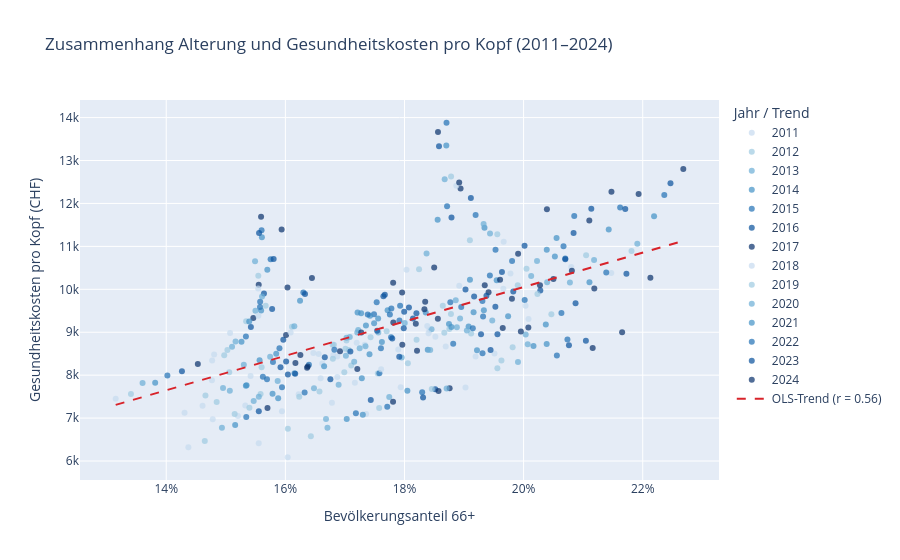

Notebook cell for this chart:
### Code cell
# OLS-Trendlinie über alle Kanton-Jahres-Beobachtungen
_x = analysis_panel['population_share_66_plus'].values
_y = analysis_panel['cost_per_capita'].values
_mask = ~np.isnan(_x) & ~np.isnan(_y)
_coeffs = np.polyfit(_x[_mask], _y[_mask], 1)
_x_line = np.linspace(_x[_mask].min(), _x[_mask].max(), 200)
_y_line = np.polyval(_coeffs, _x_line)

_r = np.corrcoef(_x[_mask], _y[_mask])[0, 1]

_panel_plot = analysis_panel.copy()
_panel_plot['Jahr'] = _panel_plot['year'].astype(str)

fig = px.scatter(
    _panel_plot,
    x='population_share_66_plus',
    y='cost_per_capita',
    color='Jahr',
    hover_name='canton_label',
    hover_data={'Jahr': True, 'population_share_66_plus': ':.3f', 'cost_per_capita': ':,.0f'},
    color_discrete_sequence=px.colors.sequential.Blues[2:],
    category_orders={'Jahr': [str(y) for y in sorted(analysis_panel['year'].unique())]},
    title=f'Zusammenhang Alterung und Gesundheitskosten pro Kopf ({baseline_year}–{latest_year})',
    labels={
        'population_share_66_plus': 'Bevölkerungsanteil 66+',
        'cost_per_capita': 'Gesundheitskosten pro Kopf (CHF)',
    },
    opacity=0.7,
)

fig.add_trace(
    go.Scatter(
        x=_x_line,
        y=_y_line,
        mode='lines',
        name=f'OLS-Trend (r = {_r:.2f})',
        line=dict(color='#d8232a', width=2, dash='dash'),
        showlegend=True,
    )
)

fig.update_layout(
    xaxis_tickformat='.0%',
    legend=dict(title='Jahr / Trend'),
)
fig.show()

### Figure 1 — Plotly figure (JSON) as saved in the notebook; plotly's stock layout.template omitted (floating-point values rounded to 4 significant figures; data arrays with more than 128 entries replaced by an {"elided": "..."} marker saying what was removed)
{"data": [{"customdata": [["2011"], ["2011"], ["2011"], ["2011"], ["2011"], ["2011"], ["2011"], ["2011"], ["2011"], ["2011"], ["2011"], ["2011"], ["2011"], ["2011"], ["2011"], ["2011"], ["2011"], ["2011"], ["2011"], ["2011"], ["2011"], ["2011"], ["2011"], ["2011"], ["2011"], ["2011"]], "hovertemplate": "<b>%{hovertext}</b><br><br>Jahr=%{customdata[0]}<br>Bevölkerungsanteil 66+=%{x:.3f}<br>Gesundheitskosten pro Kopf (CHF)=%{y:,.0f}<extra></extra>", "hovertext": ["Aargau", "Appenzell Innerrhoden", "Appenzell Ausserrhoden", "Bern", "Basel-Landschaft", "Basel-Stadt", "Fribourg", "Genève", "Glarus", "Graubünden", "Jura", "Luzern", "Neuchâtel", "Nidwalden", "Obwalden", "St. Gallen", "Schaffhausen", "Solothurn", "Schwyz", "Thurgau", "Ticino", "Uri", "Vaud", "Valais", "Zug", "Zürich"], "legendgroup": "2011", "marker": {"color": "rgb(198,219,239)", "opacity": 0.7, "symbol": "circle"}, "mode": "markers", "name": "2011", "orientation": "v", "showlegend": true, "type": "scatter", "x": [0.1477, 0.1604, 0.1678, 0.179, 0.1869, 0.1967, 0.1315, 0.1507, 0.168, 0.1717, 0.1733, 0.152, 0.1687, 0.1555, 0.1478, 0.1533, 0.1842, 0.1687, 0.1431, 0.1461, 0.1951, 0.1736, 0.1477, 0.1623, 0.1437, 0.1542], "xaxis": "x", "y": [7881.0, 6088.0, 7358.0, 8597.0, 8665.0, 11110.0, 7454.0, 8980.0, 8468.0, 7823.0, 8708.0, 7049.0, 8435.0, 6413.0, 6972.0, 7291.0, 9051.0, 7958.0, 7127.0, 7290.0, 8504.0, 7097.0, 8341.0, 7554.0, 6321.0, 7982.0], "yaxis": "y"}, {"customdata": [["2012"], ["2012"], ["2012"], ["2012"], ["2012"], ["2012"], ["2012"], ["2012"], ["2012"], ["2012"], ["2012"], ["2012"], ["2012"], ["2012"], ["2012"], ["2012"], ["2012"], ["2012"], ["2012"], ["2012"], ["2012"], ["2012"], ["2012"], ["2012"], ["2012"], ["2012"]], "hovertemplate": "<b>%{hovertext}</b><br><br>Jahr=%{customdata[0]}<br>Bevölkerungsanteil 66+=%{x:.3f}<br>Gesundheitskosten pro Kopf (CHF)=%{y:,.0f}<extra></extra>", "hovertext": ["Aargau", "Appenzell Innerrhoden", "Appenzell Ausserrhoden", "Bern", "Basel-Landschaft", "Basel-Stadt", "Fribourg", "Genève", "Glarus", "Graubünden", "Jura", "Luzern", "Neuchâtel", "Nidwalden", "Obwalden", "St. Gallen", "Schaffhausen", "Solothurn", "Schwyz", "Thurgau", "Ticino", "Uri", "Vaud", "Valais", "Zug", "Zürich"], "legendgroup": "2012", "marker": {"color": "rgb(158,202,225)", "opacity": 0.7, "symbol": "circle"}, "mode": "markers", "name": "2012", "orientation": "v", "showlegend": true, "type": "scatter", "x": [0.1506, 0.1643, 0.1699, 0.182, 0.1912, 0.1956, 0.1341, 0.1534, 0.1703, 0.1755, 0.177, 0.154, 0.1706, 0.1604, 0.1515, 0.1558, 0.1867, 0.1711, 0.1466, 0.1485, 0.1982, 0.1757, 0.1497, 0.1657, 0.1465, 0.156], "xaxis": "x", "y": [8068.0, 6576.0, 8067.0, 8826.0, 8973.0, 11280.0, 7559.0, 9255.0, 8807.0, 8036.0, 9021.0, 7239.0, 8589.0, 6754.0, 7095.0, 7562.0, 8991.0, 8226.0, 7528.0, 7376.0, 8652.0, 7237.0, 8467.0, 7621.0, 6466.0, 8186.0], "yaxis": "y"}, {"customdata": [["2013"], ["2013"], ["2013"], ["2013"], ["2013"], ["2013"], ["2013"], ["2013"], ["2013"], ["2013"], ["2013"], ["2013"], ["2013"], ["2013"], ["2013"], ["2013"], ["2013"], ["2013"], ["2013"], ["2013"], ["2013"], ["2013"], ["2013"], ["2013"], ["2013"], ["2013"]], "hovertemplate": "<b>%{hovertext}</b><br><br>Jahr=%{customdata[0]}<br>Bevölkerungsanteil 66+=%{x:.3f}<br>Gesundheitskosten pro Kopf (CHF)=%{y:,.0f}<extra></extra>", "hovertext": ["Aargau", "Appenzell Innerrhoden", "Appenzell Ausserrhoden", "Bern", "Basel-Landschaft", "Basel-Stadt", "Fribourg", "Genève", "Glarus", "Graubünden", "Jura", "Luzern", "Neuchâtel", "Nidwalden", "Obwalden", "St. Gallen", "Schaffhausen", "Solothurn", "Schwyz", "Thurgau", "Ticino", "Uri", "Vaud", "Valais", "Zug", "Zürich"], "legendgroup": "2013", "marker": {"color": "rgb(107,174,214)", "opacity": 0.7, "symbol": "circle"}, "mode": "markers", "name": "2013", "orientation": "v", "showlegend": true, "type": "scatter", "x": [0.153, 0.1671, 0.1716, 0.1845, 0.1947, 0.1944, 0.136, 0.155, 0.1722, 0.1795, 0.18, 0.1555, 0.1721, 0.1668, 0.1547, 0.1587, 0.1888, 0.1735, 0.1495, 0.1507, 0.2003, 0.1774, 0.151, 0.1689, 0.1494, 0.1574], "xaxis": "x", "y": [8245.0, 6775.0, 8312.0, 9071.0, 9271.0, 11300.0, 7815.0, 9499.0, 9054.0, 8410.0, 9218.0, 7500.0, 8997.0, 6977.0, 7398.0, 7866.0, 9118.0, 8675.0, 7703.0, 7635.0, 8949.0, 7491.0, 8662.0, 7777.0, 6777.0, 8428.0], "yaxis": "y"}, {"customdata": [["2014"], ["2014"], ["2014"], ["2014"], ["2014"], ["2014"], ["2014"], ["2014"], ["2014"], ["2014"], ["2014"], ["2014"], ["2014"], ["2014"], ["2014"], ["2014"], ["2014"], ["2014"], ["2014"], ["2014"], ["2014"], ["2014"], ["2014"], ["2014"], ["2014"], ["2014"]], "hovertemplate": "<b>%{hovertext}</b><br><br>Jahr=%{customdata[0]}<br>Bevölkerungsanteil 66+=%{x:.3f}<br>Gesundheitskosten pro Kopf (CHF)=%{y:,.0f}<extra></extra>", "hovertext": ["Aargau", "Appenzell Innerrhoden", "Appenzell Ausserrhoden", "Bern", "Basel-Landschaft", "Basel-Stadt", "Fribourg", "Genève", "Glarus", "Graubünden", "Jura", "Luzern", "Neuchâtel", "Nidwalden", "Obwalden", "St. Gallen", "Schaffhausen", "Solothurn", "Schwyz", "Thurgau", "Ticino", "Uri", "Vaud", "Valais", "Zug", "Zürich"], "legendgroup": "2014", "marker": {"color": "rgb(66,146,198)", "opacity": 0.7, "symbol": "circle"}, "mode": "markers", "name": "2014", "orientation": "v", "showlegend": true, "type": "scatter", "x": [0.1557, 0.1703, 0.1741, 0.1875, 0.1974, 0.1934, 0.1381, 0.1559, 0.1756, 0.1839, 0.1836, 0.1578, 0.1735, 0.173, 0.1588, 0.1615, 0.1908, 0.1762, 0.1535, 0.1534, 0.2037, 0.1805, 0.1526, 0.1728, 0.1516, 0.1585], "xaxis": "x", "y": [8346.0, 6980.0, 8490.0, 9191.0, 9370.0, 11440.0, 7822.0, 9509.0, 9319.0, 8594.0, 9460.0, 7569.0, 9158.0, 7078.0, 7464.0, 8043.0, 9131.0, 8771.0, 7763.0, 7751.0, 9182.0, 7639.0, 8777.0, 7928.0, 6842.0, 8496.0], "yaxis": "y"}, {"customdata": [["2015"], ["2015"], ["2015"], ["2015"], ["2015"], ["2015"], ["2015"], ["2015"], ["2015"], ["2015"], ["2015"], ["2015"], ["2015"], ["2015"], ["2015"], ["2015"], ["2015"], ["2015"], ["2015"], ["2015"], ["2015"], ["2015"], ["2015"], ["2015"], ["2015"], ["2015"]], "hovertemplate": "<b>%{hovertext}</b><br><br>Jahr=%{customdata[0]}<br>Bevölkerungsanteil 66+=%{x:.3f}<br>Gesundheitskosten pro Kopf (CHF)=%{y:,.0f}<extra></extra>", "hovertext": ["Aargau", "Appenzell Innerrhoden", "Appenzell Ausserrhoden", "Bern", "Basel-Landschaft", "Basel-Stadt", "Fribourg", "Genève", "Glarus", "Graubünden", "Jura", "Luzern", "Neuchâtel", "Nidwalden", "Obwalden", "St. Gallen", "Schaffhausen", "Solothurn", "Schwyz", "Thurgau", "Ticino", "Uri", "Vaud", "Valais", "Zug", "Zürich"], "legendgroup": "2015", "marker": {"color": "rgb(33,113,181)", "opacity": 0.7, "symbol": "circle"}, "mode": "markers", "name": "2015", "orientation": "v", "showlegend": true, "type": "scatter", "x": [0.1579, 0.1718, 0.176, 0.1895, 0.2002, 0.1919, 0.1402, 0.1558, 0.1791, 0.1882, 0.1877, 0.1594, 0.1749, 0.1771, 0.1632, 0.164, 0.1932, 0.1777, 0.1569, 0.1562, 0.2063, 0.183, 0.1534, 0.1758, 0.1534, 0.159], "xaxis": "x", "y": [8306.0, 7111.0, 8628.0, 9586.0, 9752.0, 11730.0, 7991.0, 9711.0, 9274.0, 8731.0, 9699.0, 7718.0, 9416.0, 7263.0, 7599.0, 8242.0, 9367.0, 8883.0, 7903.0, 7963.0, 9451.0, 7602.0, 8900.0, 8046.0, 7025.0, 8624.0], "yaxis": "y"}, {"customdata": [["2016"], ["2016"], ["2016"], ["2016"], ["2016"], ["2016"], ["2016"], ["2016"], ["2016"], ["2016"], ["2016"], ["2016"], ["2016"], ["2016"], ["2016"], ["2016"], ["2016"], ["2016"], ["2016"], ["2016"], ["2016"], ["2016"], ["2016"], ["2016"], ["2016"], ["2016"]], "hovertemplate": "<b>%{hovertext}</b><br><br>Jahr=%{customdata[0]}<br>Bevölkerungsanteil 66+=%{x:.3f}<br>Gesundheitskosten pro Kopf (CHF)=%{y:,.0f}<extra></extra>", "hovertext": ["Aargau", "Appenzell Innerrhoden", "Appenzell Ausserrhoden", "Bern", "Basel-Landschaft", "Basel-Stadt", "Fribourg", "Genève", "Glarus", "Graubünden", "Jura", "Luzern", "Neuchâtel", "Nidwalden", "Obwalden", "St. Gallen", "Schaffhausen", "Solothurn", "Schwyz", "Thurgau", "Ticino", "Uri", "Vaud", "Valais", "Zug", "Zürich"], "legendgroup": "2016", "marker": {"color": "rgb(8,81,156)", "opacity": 0.7, "symbol": "circle"}, "mode": "markers", "name": "2016", "orientation": "v", "showlegend": true, "type": "scatter", "x": [0.1601, 0.1743, 0.1779, 0.1917, 0.2028, 0.1911, 0.1426, 0.1564, 0.182, 0.1929, 0.1902, 0.1617, 0.1765, 0.1831, 0.1676, 0.1666, 0.1953, 0.1799, 0.1604, 0.1592, 0.2087, 0.1852, 0.1542, 0.1791, 0.1555, 0.1597], "xaxis": "x", "y": [8316.0, 7424.0, 8855.0, 9830.0, 9974.0, 12130.0, 8093.0, 9905.0, 9443.0, 8955.0, 9998.0, 8036.0, 9841.0, 7479.0, 7903.0, 8419.0, 9593.0, 9094.0, 8017.0, 8183.0, 9677.0, 7675.0, 9124.0, 8427.0, 7158.0, 8827.0], "yaxis": "y"}, {"customdata": [["2017"], ["2017"], ["2017"], ["2017"], ["2017"], ["2017"], ["2017"], ["2017"], ["2017"], ["2017"], ["2017"], ["2017"], ["2017"], ["2017"], ["2017"], ["2017"], ["2017"], ["2017"], ["2017"], ["2017"], ["2017"], ["2017"], ["2017"], ["2017"], ["2017"], ["2017"]], "hovertemplate": "<b>%{hovertext}</b><br><br>Jahr=%{customdata[0]}<br>Bevölkerungsanteil 66+=%{x:.3f}<br>Gesundheitskosten pro Kopf (CHF)=%{y:,.0f}<extra></extra>", "hovertext": ["Aargau", "Appenzell Innerrhoden", "Appenzell Ausserrhoden", "Bern", "Basel-Landschaft", "Basel-Stadt", "Fribourg", "Genève", "Glarus", "Graubünden", "Jura", "Luzern", "Neuchâtel", "Nidwalden", "Obwalden", "St. Gallen", "Schaffhausen", "Solothurn", "Schwyz", "Thurgau", "Ticino", "Uri", "Vaud", "Valais", "Zug", "Zürich"], "legendgroup": "2017", "marker": {"color": "rgb(8,48,107)", "opacity": 0.7, "symbol": "circle"}, "mode": "markers", "name": "2017", "orientation": "v", "showlegend": true, "type": "scatter", "x": [0.1625, 0.1781, 0.1796, 0.1941, 0.205, 0.1894, 0.1453, 0.1555, 0.185, 0.1965, 0.1935, 0.1636, 0.1781, 0.1857, 0.1721, 0.1692, 0.198, 0.1819, 0.1638, 0.1617, 0.2119, 0.1876, 0.1546, 0.1821, 0.157, 0.1601], "xaxis": "x", "y": [8471.0, 7384.0, 8709.0, 9933.0, 10240.0, 12350.0, 8258.0, 10110.0, 10510.0, 9100.0, 10100.0, 8175.0, 10150.0, 7629.0, 8146.0, 8559.0, 9782.0, 9198.0, 8202.0, 8284.0, 10020.0, 7693.0, 9332.0, 8570.0, 7236.0, 8935.0], "yaxis": "y"}, {"customdata": [["2018"], ["2018"], ["2018"], ["2018"], ["2018"], ["2018"], ["2018"], ["2018"], ["2018"], ["2018"], ["2018"], ["2018"], ["2018"], ["2018"], ["2018"], ["2018"], ["2018"], ["2018"], ["2018"], ["2018"], ["2018"], ["2018"], ["2018"], ["2018"], ["2018"], ["2018"]], "hovertemplate": "<b>%{hovertext}</b><br><br>Jahr=%{customdata[0]}<br>Bevölkerungsanteil 66+=%{x:.3f}<br>Gesundheitskosten pro Kopf (CHF)=%{y:,.0f}<extra></extra>", "hovertext": ["Aargau", "Appenzell Innerrhoden", "Appenzell Ausserrhoden", "Bern", "Basel-Landschaft", "Basel-Stadt", "Fribourg", "Genève", "Glarus", "Graubünden", "Jura", "Luzern", "Neuchâtel", "Nidwalden", "Obwalden", "St. Gallen", "Schaffhausen", "Solothurn", "Schwyz", "Thurgau", "Ticino", "Uri", "Vaud", "Valais", "Zug", "Zürich"], "legendgroup": "2018", "marker": {"color": "rgb(198,219,239)", "opacity": 0.7, "symbol": "circle"}, "mode": "markers", "name": "2018", "orientation": "v", "showlegend": true, "type": "scatter", "x": [0.1656, 0.1794, 0.184, 0.1966, 0.208, 0.1887, 0.148, 0.1554, 0.1892, 0.2008, 0.1978, 0.1659, 0.1803, 0.1902, 0.1761, 0.172, 0.2003, 0.1838, 0.1662, 0.1647, 0.2147, 0.1919, 0.1555, 0.1852, 0.1594, 0.1609], "xaxis": "x", "y": [8494.0, 7720.0, 8978.0, 10010.0, 10520.0, 12410.0, 8481.0, 10020.0, 10080.0, 9310.0, 10370.0, 7930.0, 10450.0, 7715.0, 8141.0, 8753.0, 9616.0, 9146.0, 8269.0, 8518.0, 10380.0, 8435.0, 9386.0, 8894.0, 7158.0, 8992.0], "yaxis": "y"}, {"customdata": [["2019"], ["2019"], ["2019"], ["2019"], ["2019"], ["2019"], ["2019"], ["2019"], ["2019"], ["2019"], ["2019"], ["2019"], ["2019"], ["2019"], ["2019"], ["2019"], ["2019"], ["2019"], ["2019"], ["2019"], ["2019"], ["2019"], ["2019"], ["2019"], ["2019"], ["2019"]], "hovertemplate": "<b>%{hovertext}</b><br><br>Jahr=%{customdata[0]}<br>Bevölkerungsanteil 66+=%{x:.3f}<br>Gesundheitskosten pro Kopf (CHF)=%{y:,.0f}<extra></extra>", "hovertext": ["Aargau", "Appenzell Innerrhoden", "Appenzell Ausserrhoden", "Bern", "Basel-Landschaft", "Basel-Stadt", "Fribourg", "Genève", "Glarus", "Graubünden", "Jura", "Luzern", "Neuchâtel", "Nidwalden", "Obwalden", "St. Gallen", "Schaffhausen", "Solothurn", "Schwyz", "Thurgau", "Ticino", "Uri", "Vaud", "Valais", "Zug", "Zürich"], "legendgroup": "2019", "marker": {"color": "rgb(158,202,225)", "opacity": 0.7, "symbol": "circle"}, "mode": "markers", "name": "2019", "orientation": "v", "showlegend": true, "type": "scatter", "x": [0.1681, 0.1846, 0.1875, 0.199, 0.2105, 0.1878, 0.1503, 0.1555, 0.191, 0.2047, 0.2005, 0.168, 0.1824, 0.1963, 0.1806, 0.1743, 0.2023, 0.1864, 0.1701, 0.1679, 0.2181, 0.1956, 0.1567, 0.1878, 0.1623, 0.1611], "xaxis": "x", "y": [8709.0, 7677.0, 9077.0, 10100.0, 10790.0, 12630.0, 8584.0, 10320.0, 11140.0, 9420.0, 10480.0, 8380.0, 10460.0, 8342.0, 8278.0, 8881.0, 9892.0, 9620.0, 8617.0, 8708.0, 10890.0, 8158.0, 9616.0, 9425.0, 7499.0, 9128.0], "yaxis": "y"}, {"customdata": [["2020"], ["2020"], ["2020"], ["2020"], ["2020"], ["2020"], ["2020"], ["2020"], ["2020"], ["2020"], ["2020"], ["2020"], ["2020"], ["2020"], ["2020"], ["2020"], ["2020"], ["2020"], ["2020"], ["2020"], ["2020"], ["2020"], ["2020"], ["2020"], ["2020"], ["2020"]], "hovertemplate": "<b>%{hovertext}</b><br><br>Jahr=%{customdata[0]}<br>Bevölkerungsanteil 66+=%{x:.3f}<br>Gesundheitskosten pro Kopf (CHF)=%{y:,.0f}<extra></extra>", "hovertext": ["Aargau", "Appenzell Innerrhoden", "Appenzell Ausserrhoden", "Bern", "Basel-Landschaft", "Basel-Stadt", "Fribourg", "Genève", "Glarus", "Graubünden", "Jura", "Luzern", "Neuchâtel", "Nidwalden", "Obwalden", "St. Gallen", "Schaffhausen", "Solothurn", "Schwyz", "Thurgau", "Ticino", "Uri", "Vaud", "Valais", "Zug", "Zürich"], "legendgroup": "2020", "marker": {"color": "rgb(107,174,214)", "opacity": 0.7, "symbol": "circle"}, "mode": "markers", "name": "2020", "orientation": "v", "showlegend": true, "type": "scatter", "x": [0.1703, 0.1871, 0.1905, 0.2013, 0.2118, 0.1867, 0.1516, 0.1549, 0.1933, 0.2078, 0.2023, 0.1702, 0.1837, 0.2007, 0.1843, 0.1756, 0.204, 0.1886, 0.1725, 0.1708, 0.2191, 0.1991, 0.1561, 0.1893, 0.1648, 0.1615], "xaxis": "x", "y": [8873.0, 7692.0, 9041.0, 10310.0, 10680.0, 12560.0, 8785.0, 10650.0, 11520.0, 10160.0, 10660.0, 8454.0, 10830.0, 8722.0, 8589.0, 8996.0, 10170.0, 9746.0, 8627.0, 8890.0, 11060.0, 8309.0, 9831.0, 9321.0, 7698.0, 9139.0], "yaxis": "y"}, {"customdata": [["2021"], ["2021"], ["2021"], ["2021"], ["2021"], ["2021"], ["2021"], ["2021"], ["2021"], ["2021"], ["2021"], ["2021"], ["2021"], ["2021"], ["2021"], ["2021"], ["2021"], ["2021"], ["2021"], ["2021"], ["2021"], ["2021"], ["2021"], ["2021"], ["2021"], ["2021"]], "hovertemplate": "<b>%{hovertext}</b><br><br>Jahr=%{customdata[0]}<br>Bevölkerungsanteil 66+=%{x:.3f}<br>Gesundheitskosten pro Kopf (CHF)=%{y:,.0f}<extra></extra>", "hovertext": ["Aargau", "Appenzell Innerrhoden", "Appenzell Ausserrhoden", "Bern", "Basel-Landschaft", "Basel-Stadt", "Fribourg", "Genève", "Glarus", "Graubünden", "Jura", "Luzern", "Neuchâtel", "Nidwalden", "Obwalden", "St. Gallen", "Schaffhausen", "Solothurn", "Schwyz", "Thurgau", "Ticino", "Uri", "Vaud", "Valais", "Zug", "Zürich"], "legendgroup": "2021", "marker": {"color": "rgb(66,146,198)", "opacity": 0.7, "symbol": "circle"}, "mode": "markers", "name": "2021", "orientation": "v", "showlegend": true, "type": "scatter", "x": [0.1727, 0.1922, 0.1933, 0.2039, 0.2143, 0.187, 0.1539, 0.1561, 0.1955, 0.2111, 0.2055, 0.1721, 0.1856, 0.2039, 0.1879, 0.1772, 0.2053, 0.191, 0.1749, 0.1742, 0.2219, 0.2017, 0.157, 0.1916, 0.1665, 0.1625], "xaxis": "x", "y": [9442.0, 8582.0, 9514.0, 10920.0, 11400.0, 13350.0, 9249.0, 11210.0, 10210.0, 10160.0, 11190.0, 9462.0, 11620.0, 8727.0, 9121.0, 9510.0, 10770.0, 10220.0, 9210.0, 9384.0, 11700.0, 8679.0, 10460.0, 9467.0, 8208.0, 9734.0], "yaxis": "y"}, {"customdata": [["2022"], ["2022"], ["2022"], ["2022"], ["2022"], ["2022"], ["2022"], ["2022"], ["2022"], ["2022"], ["2022"], ["2022"], ["2022"], ["2022"], ["2022"], ["2022"], ["2022"], ["2022"], ["2022"], ["2022"], ["2022"], ["2022"], ["2022"], ["2022"], ["2022"], ["2022"]], "hovertemplate": "<b>%{hovertext}</b><br><br>Jahr=%{customdata[0]}<br>Bevölkerungsanteil 66+=%{x:.3f}<br>Gesundheitskosten pro Kopf (CHF)=%{y:,.0f}<extra></extra>", "hovertext": ["Aargau", "Appenzell Innerrhoden", "Appenzell Ausserrhoden", "Bern", "Basel-Landschaft", "Basel-Stadt", "Fribourg", "Genève", "Glarus", "Graubünden", "Jura", "Luzern", "Neuchâtel", "Nidwalden", "Obwalden", "St. Gallen", "Schaffhausen", "Solothurn", "Schwyz", "Thurgau", "Ticino", "Uri", "Vaud", "Valais", "Zug", "Zürich"], "legendgroup": "2022", "marker": {"color": "rgb(33,113,181)", "opacity": 0.7, "symbol": "circle"}, "mode": "markers", "name": "2022", "orientation": "v", "showlegend": true, "type": "scatter", "x": [0.1753, 0.1931, 0.1953, 0.2067, 0.2162, 0.1871, 0.1557, 0.156, 0.1981, 0.2139, 0.2085, 0.1738, 0.1872, 0.2074, 0.1915, 0.1793, 0.207, 0.1943, 0.1778, 0.1775, 0.2236, 0.2056, 0.1575, 0.1931, 0.1682, 0.163], "xaxis": "x", "y": [9701.0, 8512.0, 10920.0, 11000.0, 11900.0, 13880.0, 9590.0, 11370.0, 10660.0, 10390.0, 11710.0, 9414.0, 11940.0, 8832.0, 9091.0, 9618.0, 10720.0, 10320.0, 9550.0, 9416.0, 12200.0, 8459.0, 10700.0, 9729.0, 8595.0, 9924.0], "yaxis": "y"}, {"customdata": [["2023"], ["2023"], ["2023"], ["2023"], ["2023"], ["2023"], ["2023"], ["2023"], ["2023"], ["2023"], ["2023"], ["2023"], ["2023"], ["2023"], ["2023"], ["2023"], ["2023"], ["2023"], ["2023"], ["2023"], ["2023"], ["2023"], ["2023"], ["2023"], ["2023"], ["2023"]], "hovertemplate": "<b>%{hovertext}</b><br><br>Jahr=%{customdata[0]}<br>Bevölkerungsanteil 66+=%{x:.3f}<br>Gesundheitskosten pro Kopf (CHF)=%{y:,.0f}<extra></extra>", "hovertext": ["Aargau", "Appenzell Innerrhoden", "Appenzell Ausserrhoden", "Bern", "Basel-Landschaft", "Basel-Stadt", "Fribourg", "Genève", "Glarus", "Graubünden", "Jura", "Luzern", "Neuchâtel", "Nidwalden", "Obwalden", "St. Gallen", "Schaffhausen", "Solothurn", "Schwyz", "Thurgau", "Ticino", "Uri", "Vaud", "Valais", "Zug", "Zürich"], "legendgroup": "2023", "marker": {"color": "rgb(8,81,156)", "opacity": 0.7, "symbol": "circle"}, "mode": "markers", "name": "2023", "orientation": "v", "showlegend": true, "type": "scatter", "x": [0.1767, 0.1945, 0.1983, 0.2084, 0.2171, 0.1858, 0.1578, 0.1556, 0.2002, 0.2173, 0.2114, 0.1754, 0.1879, 0.2105, 0.1956, 0.1807, 0.207, 0.1964, 0.1814, 0.18, 0.2247, 0.2076, 0.158, 0.1938, 0.1709, 0.1633], "xaxis": "x", "y": [9874.0, 8584.0, 9951.0, 11310.0, 11870.0, 13330.0, 9544.0, 11310.0, 11020.0, 10360.0, 11880.0, 9035.0, 11670.0, 8804.0, 8952.0, 9577.0, 10700.0, 10400.0, 9319.0, 9479.0, 12470.0, 8695.0, 10700.0, 9849.0, 8553.0, 9894.0], "yaxis": "y"}, {"customdata": [["2024"], ["2024"], ["2024"], ["2024"], ["2024"], ["2024"], ["2024"], ["2024"], ["2024"], ["2024"], ["2024"], ["2024"], ["2024"], ["2024"], ["2024"], ["2024"], ["2024"], ["2024"], ["2024"], ["2024"], ["2024"], ["2024"], ["2024"], ["2024"], ["2024"], ["2024"]], "hovertemplate": "<b>%{hovertext}</b><br><br>Jahr=%{customdata[0]}<br>Bevölkerungsanteil 66+=%{x:.3f}<br>Gesundheitskosten pro Kopf (CHF)=%{y:,.0f}<extra></extra>", "hovertext": ["Aargau", "Appenzell Innerrhoden", "Appenzell Ausserrhoden", "Bern", "Basel-Landschaft", "Basel-Stadt", "Fribourg", "Genève", "Glarus", "Graubünden", "Jura", "Luzern", "Neuchâtel", "Nidwalden", "Obwalden", "St. Gallen", "Schaffhausen", "Solothurn", "Schwyz", "Thurgau", "Ticino", "Uri", "Vaud", "Valais", "Zug", "Zürich"], "legendgroup": "2024", "marker": {"color": "rgb(8,48,107)", "opacity": 0.7, "symbol": "circle"}, "mode": "markers", "name": "2024", "orientation": "v", "showlegend": true, "type": "scatter", "x": [0.1796, 0.1995, 0.2028, 0.211, 0.2193, 0.1856, 0.1604, 0.1559, 0.2039, 0.2213, 0.2148, 0.1781, 0.1892, 0.2165, 0.2008, 0.1835, 0.2081, 0.1991, 0.1856, 0.1833, 0.2268, 0.2116, 0.1594, 0.196, 0.1727, 0.1645], "xaxis": "x", "y": [9924.0, 9016.0, 10090.0, 11600.0, 12220.0, 13660.0, 10040.0, 11690.0, 11860.0, 10270.0, 12270.0, 9227.0, 12490.0, 8997.0, 9111.0, 9713.0, 10430.0, 10830.0, 9315.0, 9533.0, 12800.0, 8632.0, 11390.0, 10220.0, 8995.0, 10270.0], "yaxis": "y"}, {"line": {"color": "#d8232a", "dash": "dash", "width": 2}, "mode": "lines", "name": "OLS-Trend (r = 0.56)", "showlegend": true, "type": "scatter", "x": {"elided": "200 float values"}, "y": {"elided": "200 float values"}}], "layout": {"legend": {"title": {"text": "Jahr / Trend"}, "tracegroupgap": 0}, "title": {"text": "Zusammenhang Alterung und Gesundheitskosten pro Kopf (2011–2024)"}, "xaxis": {"anchor": "y", "domain": [0, 1], "tickformat": ".0%", "title": {"text": "Bevölkerungsanteil 66+"}}, "yaxis": {"anchor": "x", "domain": [0, 1], "title": {"text": "Gesundheitskosten pro Kopf (CHF)"}}}}
